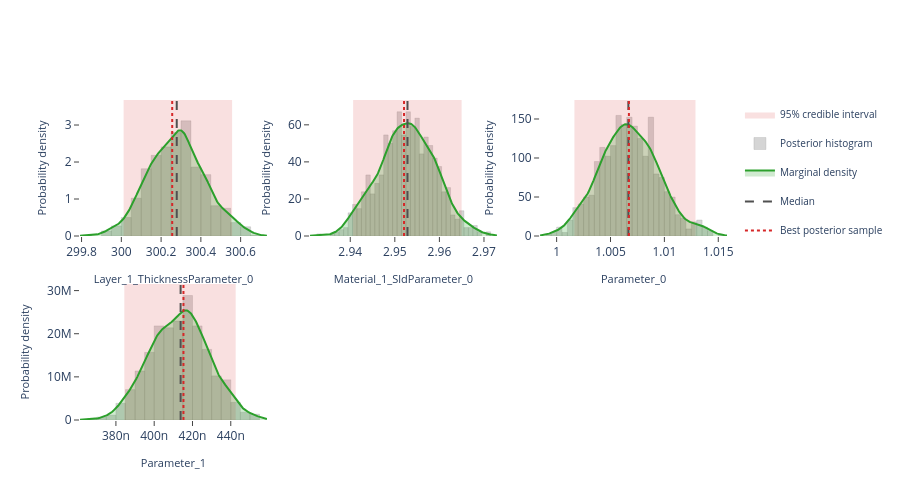

Here is the notebook cell this chart was saved with:
### Markdown cell above
## Interactive posterior plots

The next three cells render the same Plotly figures that are shown on the
Bayesian Posterior tab of the EasyReflectometryApp:

* **Marginals** — per-parameter distribution: histogram + smooth KDE marginal,
  shaded 95% credible interval, and median / best-sample lines
  (`plot_distribution` or `posterior.distribution()`)
* **Corner plot** — pairwise marginals + 2-D contours + scatter (`plot_corner`)
* **Traces** — per-chain trace + marginal histogram (`plot_trace`)

The standalone helpers are called with ``return_figure=True`` so they return a
Plotly ``Figure`` that we render in the notebook with ``fig.show()``; the
``PosteriorResults`` methods return the figure directly.

### Code cell
# ---- Marginal posterior distributions ---------------------------------------
# One panel per free parameter, each overlaying the posterior histogram, a
# smooth Gaussian-KDE marginal, the shaded 95% credible interval, and the
# median / best-sample reference lines.  Mirrors the "Marginals" sub-tab in
# the EasyReflectometryApp.

# The PosteriorResults method passes ``logp`` through automatically so the
# best posterior sample (MAP) line is drawn:
fig = posterior.distribution()
fig.show()

# Standalone equivalent (pass ``logp`` to get the best-sample line):
# fig = plot_distribution(
#     posterior.draws,
#     posterior.param_names,
#     logp=posterior.logp,
#     return_figure=True,
# )
# fig.show()

### Figure 1 — Plotly figure (JSON) as saved in the notebook; plotly's stock layout.template omitted (floating-point values rounded to 4 significant figures; data arrays with more than 128 entries replaced by an {"elided": "..."} marker saying what was removed)
{"data": [{"fill": "toself", "fillcolor": "rgba(214, 39, 40, 0.14)", "hoverinfo": "skip", "legendgroup": "95% credible interval", "line": {"color": "rgba(214, 39, 40, 0.14)", "width": 0}, "mode": "lines", "name": "95% credible interval", "showlegend": true, "type": "scatter", "x": [300.0, 300.6, 300.6, 300.0, 300.0], "xaxis": "x", "y": [0.0, 0.0, 3.677, 3.677, 0.0], "yaxis": "y"}, {"histnorm": "probability density", "hovertemplate": "sample=%{x:.4f}<br>density: %{y:.2f}<extra></extra>", "legendgroup": "histogram", "marker": {"color": "rgba(120, 120, 120, 0.38)", "line": {"color": "rgba(120, 120, 120, 0.24)", "width": 1}}, "name": "Posterior histogram", "nbinsx": 40, "opacity": 0.82, "showlegend": true, "type": "histogram", "x": {"elided": "880 float values"}, "xaxis": "x", "yaxis": "y"}, {"fill": "tozeroy", "fillcolor": "rgba(44, 160, 44, 0.22)", "hovertemplate": "Layer_1_ThicknessParameter_0: %{x:.4f}<br>density: %{y:.4f}<extra></extra>", "legendgroup": "marginal", "line": {"color": "rgb(44, 160, 44)", "width": 2}, "mode": "lines", "name": "Marginal density", "showlegend": true, "type": "scatter", "x": {"elided": "256 float values"}, "xaxis": "x", "y": {"elided": "256 float values"}, "yaxis": "y"}, {"hovertemplate": "Median: %{x:.4f}<extra></extra>", "legendgroup": "Median", "line": {"color": "rgb(80, 80, 80)", "dash": "dash", "width": 2}, "mode": "lines", "name": "Median", "showlegend": true, "type": "scatter", "x": [300.3, 300.3], "xaxis": "x", "y": [0.0, 3.677], "yaxis": "y"}, {"hovertemplate": "Best posterior sample: %{x:.4f}<extra></extra>", "legendgroup": "Best posterior sample", "line": {"color": "rgb(214, 39, 40)", "dash": "dot", "width": 2}, "mode": "lines", "name": "Best posterior sample", "showlegend": true, "type": "scatter", "x": [300.3, 300.3], "xaxis": "x", "y": [0.0, 3.677], "yaxis": "y"}, {"fill": "toself", "fillcolor": "rgba(214, 39, 40, 0.14)", "hoverinfo": "skip", "legendgroup": "95% credible interval", "line": {"color": "rgba(214, 39, 40, 0.14)", "width": 0}, "mode": "lines", "name": "95% credible interval", "showlegend": false, "type": "scatter", "x": [2.941, 2.965, 2.965, 2.941, 2.941], "xaxis": "x2", "y": [0.0, 0.0, 73.4, 73.4, 0.0], "yaxis": "y2"}, {"histnorm": "probability density", "hovertemplate": "sample=%{x:.4f}<br>density: %{y:.2f}<extra></extra>", "legendgroup": "histogram", "marker": {"color": "rgba(120, 120, 120, 0.38)", "line": {"color": "rgba(120, 120, 120, 0.24)", "width": 1}}, "name": "Posterior histogram", "nbinsx": 40, "opacity": 0.82, "showlegend": false, "type": "histogram", "x": {"elided": "880 float values"}, "xaxis": "x2", "yaxis": "y2"}, {"fill": "tozeroy", "fillcolor": "rgba(44, 160, 44, 0.22)", "hovertemplate": "Material_1_SldParameter_0: %{x:.4f}<br>density: %{y:.4f}<extra></extra>", "legendgroup": "marginal", "line": {"color": "rgb(44, 160, 44)", "width": 2}, "mode": "lines", "name": "Marginal density", "showlegend": false, "type": "scatter", "x": {"elided": "256 float values"}, "xaxis": "x2", "y": {"elided": "256 float values"}, "yaxis": "y2"}, {"hovertemplate": "Median: %{x:.4f}<extra></extra>", "legendgroup": "Median", "line": {"color": "rgb(80, 80, 80)", "dash": "dash", "width": 2}, "mode": "lines", "name": "Median", "showlegend": false, "type": "scatter", "x": [2.953, 2.953], "xaxis": "x2", "y": [0.0, 73.4], "yaxis": "y2"}, {"hovertemplate": "Best posterior sample: %{x:.4f}<extra></extra>", "legendgroup": "Best posterior sample", "line": {"color": "rgb(214, 39, 40)", "dash": "dot", "width": 2}, "mode": "lines", "name": "Best posterior sample", "showlegend": false, "type": "scatter", "x": [2.952, 2.952], "xaxis": "x2", "y": [0.0, 73.4], "yaxis": "y2"}, {"fill": "toself", "fillcolor": "rgba(214, 39, 40, 0.14)", "hoverinfo": "skip", "legendgroup": "95% credible interval", "line": {"color": "rgba(214, 39, 40, 0.14)", "width": 0}, "mode": "lines", "name": "95% credible interval", "showlegend": false, "type": "scatter", "x": [1.002, 1.013, 1.013, 1.002, 1.002], "xaxis": "x3", "y": [0.0, 0.0, 174.3, 174.3, 0.0], "yaxis": "y3"}, {"histnorm": "probability density", "hovertemplate": "sample=%{x:.4f}<br>density: %{y:.2f}<extra></extra>", "legendgroup": "histogram", "marker": {"color": "rgba(120, 120, 120, 0.38)", "line": {"color": "rgba(120, 120, 120, 0.24)", "width": 1}}, "name": "Posterior histogram", "nbinsx": 40, "opacity": 0.82, "showlegend": false, "type": "histogram", "x": {"elided": "880 float values"}, "xaxis": "x3", "yaxis": "y3"}, {"fill": "tozeroy", "fillcolor": "rgba(44, 160, 44, 0.22)", "hovertemplate": "Parameter_0: %{x:.4f}<br>density: %{y:.4f}<extra></extra>", "legendgroup": "marginal", "line": {"color": "rgb(44, 160, 44)", "width": 2}, "mode": "lines", "name": "Marginal density", "showlegend": false, "type": "scatter", "x": {"elided": "256 float values"}, "xaxis": "x3", "y": {"elided": "256 float values"}, "yaxis": "y3"}, {"hovertemplate": "Median: %{x:.4f}<extra></extra>", "legendgroup": "Median", "line": {"color": "rgb(80, 80, 80)", "dash": "dash", "width": 2}, "mode": "lines", "name": "Median", "showlegend": false, "type": "scatter", "x": [1.007, 1.007], "xaxis": "x3", "y": [0.0, 174.3], "yaxis": "y3"}, {"hovertemplate": "Best posterior sample: %{x:.4f}<extra></extra>", "legendgroup": "Best posterior sample", "line": {"color": "rgb(214, 39, 40)", "dash": "dot", "width": 2}, "mode": "lines", "name": "Best posterior sample", "showlegend": false, "type": "scatter", "x": [1.007, 1.007], "xaxis": "x3", "y": [0.0, 174.3], "yaxis": "y3"}, {"fill": "toself", "fillcolor": "rgba(214, 39, 40, 0.14)", "hoverinfo": "skip", "legendgroup": "95% credible interval", "line": {"color": "rgba(214, 39, 40, 0.14)", "width": 0}, "mode": "lines", "name": "95% credible interval", "showlegend": false, "type": "scatter", "x": [3.844e-07, 4.426e-07, 4.426e-07, 3.844e-07, 3.844e-07], "xaxis": "x4", "y": [0.0, 0.0, 31530000.0, 31530000.0, 0.0], "yaxis": "y4"}, {"histnorm": "probability density", "hovertemplate": "sample=%{x:.4f}<br>density: %{y:.2f}<extra></extra>", "legendgroup": "histogram", "marker": {"color": "rgba(120, 120, 120, 0.38)", "line": {"color": "rgba(120, 120, 120, 0.24)", "width": 1}}, "name": "Posterior histogram", "nbinsx": 40, "opacity": 0.82, "showlegend": false, "type": "histogram", "x": {"elided": "880 float values"}, "xaxis": "x4", "yaxis": "y4"}, {"fill": "tozeroy", "fillcolor": "rgba(44, 160, 44, 0.22)", "hovertemplate": "Parameter_1: %{x:.4f}<br>density: %{y:.4f}<extra></extra>", "legendgroup": "marginal", "line": {"color": "rgb(44, 160, 44)", "width": 2}, "mode": "lines", "name": "Marginal density", "showlegend": false, "type": "scatter", "x": {"elided": "256 float values"}, "xaxis": "x4", "y": {"elided": "256 float values"}, "yaxis": "y4"}, {"hovertemplate": "Median: %{x:.4f}<extra></extra>", "legendgroup": "Median", "line": {"color": "rgb(80, 80, 80)", "dash": "dash", "width": 2}, "mode": "lines", "name": "Median", "showlegend": false, "type": "scatter", "x": [4.138e-07, 4.138e-07], "xaxis": "x4", "y": [0.0, 31530000.0], "yaxis": "y4"}, {"hovertemplate": "Best posterior sample: %{x:.4f}<extra></extra>", "legendgroup": "Best posterior sample", "line": {"color": "rgb(214, 39, 40)", "dash": "dot", "width": 2}, "mode": "lines", "name": "Best posterior sample", "showlegend": false, "type": "scatter", "x": [4.153e-07, 4.153e-07], "xaxis": "x4", "y": [0.0, 31530000.0], "yaxis": "y4"}], "layout": {"barmode": "overlay", "height": 500, "legend": {"font": {"size": 10}}, "plot_bgcolor": "white", "showlegend": true, "xaxis": {"anchor": "y", "domain": [0.0, 0.2889], "range": [299.8, 300.7], "showgrid": false, "ticks": "outside", "title": {"font": {"size": 11}, "text": "Layer_1_ThicknessParameter_0"}, "zeroline": false}, "xaxis2": {"anchor": "y2", "domain": [0.3556, 0.6444], "range": [2.931, 2.973], "showgrid": false, "ticks": "outside", "title": {"font": {"size": 11}, "text": "Material_1_SldParameter_0"}, "zeroline": false}, "xaxis3": {"anchor": "y3", "domain": [0.7111, 1.0], "range": [0.9985, 1.016], "showgrid": false, "ticks": "outside", "title": {"font": {"size": 11}, "text": "Parameter_0"}, "zeroline": false}, "xaxis4": {"anchor": "y4", "domain": [0.0, 0.2889], "range": [3.612e-07, 4.589e-07], "showgrid": false, "ticks": "outside", "title": {"font": {"size": 11}, "text": "Parameter_1"}, "zeroline": false}, "xaxis5": {"anchor": "y5", "domain": [0.3556, 0.6444], "showgrid": false, "ticks": "outside", "zeroline": false}, "xaxis6": {"anchor": "y6", "domain": [0.7111, 1.0], "showgrid": false, "ticks": "outside", "zeroline": false}, "yaxis": {"anchor": "x", "domain": [0.575, 1.0], "range": [0.0, 3.677], "showgrid": false, "ticks": "outside", "title": {"font": {"size": 11}, "text": "Probability density"}, "zeroline": false}, "yaxis2": {"anchor": "x2", "domain": [0.575, 1.0], "range": [0.0, 73.4], "showgrid": false, "ticks": "outside", "title": {"font": {"size": 11}, "text": "Probability density"}, "zeroline": false}, "yaxis3": {"anchor": "x3", "domain": [0.575, 1.0], "range": [0.0, 174.3], "showgrid": false, "ticks": "outside", "title": {"font": {"size": 11}, "text": "Probability density"}, "zeroline": false}, "yaxis4": {"anchor": "x4", "domain": [0.0, 0.425], "range": [0.0, 31530000.0], "showgrid": false, "ticks": "outside", "title": {"font": {"size": 11}, "text": "Probability density"}, "zeroline": false}, "yaxis5": {"anchor": "x5", "domain": [0.0, 0.425], "showgrid": false, "ticks": "outside", "zeroline": false}, "yaxis6": {"anchor": "x6", "domain": [0.0, 0.425], "showgrid": false, "ticks": "outside", "zeroline": false}}}
